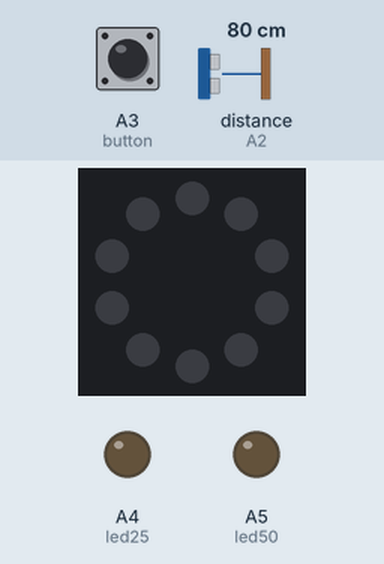
Simulated run of this program. Board: Circuit Playground running CircuitPython. Parts: the board's ring of 10 RGB LEDs (number 0 left of the top, counting anticlockwise), output pins drawn as LEDs (lit = HIGH). The test bench sets the inputs (shaded band); at power-on: A3 (button) LOW, distance to the obstacle (sensor on A2) 80 cm. The echo pulse lasts 58.3 µs per cm; dim RGB values are drawn brighter than linear.

Above: at 1.2 s.
1.3 s: A3 (button) pulsed HIGH 5 times (0.12 s each, 0.3 s apart)
At 1.76 s:
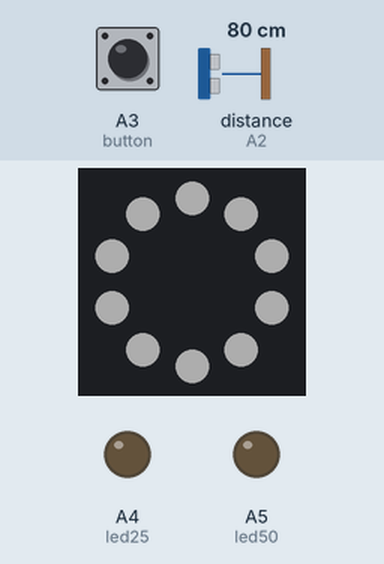
At 2.41 s:
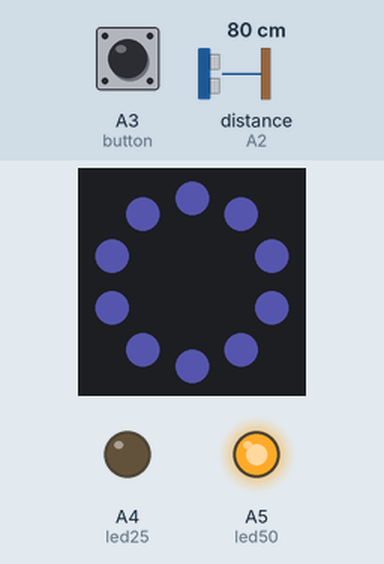
Timing chart, 0 to 4.3 s (numbered marks = the images above; inputs shaded):
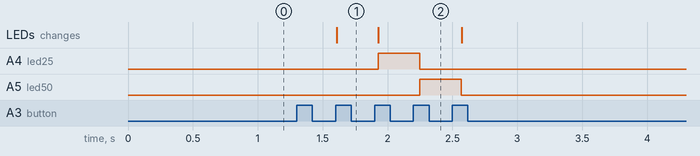

The program:

BenchTest_r5.py
```python
"""Bench testing for PCHR 25/50 Lamp project"""

# import modules
import board
import time
import adafruit_hcsr04
from digitalio import DigitalInOut, Direction, Pull
from adafruit_circuitplayground import cp

# declare objects and variables

# STEMMA button
button = DigitalInOut(board.A3)
button.direction = Direction.INPUT
button.pull = Pull.DOWN
buttonPrev = True
buttonTime = 0

# indicator LEDs for Pomodoros
led25 = DigitalInOut(board.A4)
led25.direction = Direction.OUTPUT
led50 = DigitalInOut(board.A5)
led50.direction = Direction.OUTPUT

# ultrasonic sensor
sonar = adafruit_hcsr04.HCSR04(trigger_pin=board.A1, echo_pin=board.A2)

# declare the lamp modes
lightMode = 0
LAMP_OFF = 0
LAMP_ON = 1
POMO_25 = 2
POMO_50 = 3
POMO_EXP = 4
POMO_BREAK = 5

# measure the distance of the user when starting a Pomodoro interval
userDist = 0
# the distance above the userDist for sensing user departure
userDistThresh = 6

# declare the color values
WHITE = (255, 255, 255)
BLUE = (125, 125, 255)
RED = (255, 125, 125)

# adding in a brightness variable for controlling later
pixelBrightness = 0.2

# flashing the neopixels on Pomodoro interval end
flashInterval = 0.3

# loop forever
while True:

    # convert sonar.distance to inches
    distInches = sonar.distance * 0.3937

    # preventing button press from registering during flash or break
    if lightMode != POMO_EXP and lightMode != POMO_BREAK:
        # check for button press
        if button.value != buttonPrev:
            buttonPrev = button.value
            if button.value is False:
                buttonTime = time.monotonic()
            else:
                # button hold returns to LAMP_OFF
                if time.monotonic() >= buttonTime + 1:
                    lightMode = LAMP_OFF
                else:
                    lightMode += 1
                    timeNow = time.monotonic()
                    if lightMode > 3:
                        lightMode = 0

    if lightMode == LAMP_OFF:
        color = 0
        led25.value = False
        led50.value = False

    elif lightMode == LAMP_ON:
        color = WHITE
        led25.value = False
        led50.value = False

    elif lightMode == POMO_25:
        pomoInt = 5
        pomoBreak = 2.5
        led25.value = True
        led50.value = False
        color = BLUE
        if time.monotonic() >= timeNow + pomoInt:
            flashTime = time.monotonic() + flashInterval
            userDist = distInches
            lightMode = POMO_EXP

    elif lightMode == POMO_50:
        pomoInt = 10
        pomoBreak = 5
        led25.value = False
        led50.value = True
        color = BLUE
        if time.monotonic() >= timeNow + pomoInt:
            flashTime = time.monotonic() + flashInterval
            userDist = distInches
            lightMode = POMO_EXP

    elif lightMode == POMO_EXP:
        if time.monotonic() >= flashTime:
            if color == 0:
                color = BLUE
            elif color == BLUE:
                color = 0
            flashTime += flashInterval
        elif distInches >= userDist + userDistThresh:
            timeNow = time.monotonic()
            lightMode = POMO_BREAK

    elif lightMode == POMO_BREAK:
        color = RED
        if time.monotonic() >= timeNow + pomoBreak:
            lightMode = LAMP_ON

    cp.pixels.fill(color)
    cp.pixels.show()
    cp.pixels.brightness = pixelBrightness
    time.sleep(0.1)
```

Measured:
- after the input at 1.3 s, A4 (led25): LOW → HIGH after 0.63 s, → LOW 0.32 s later; A5 (led50): LOW → HIGH after 0.95 s, → LOW 0.32 s later; the LEDs: change after 0.31 s (image 1)
